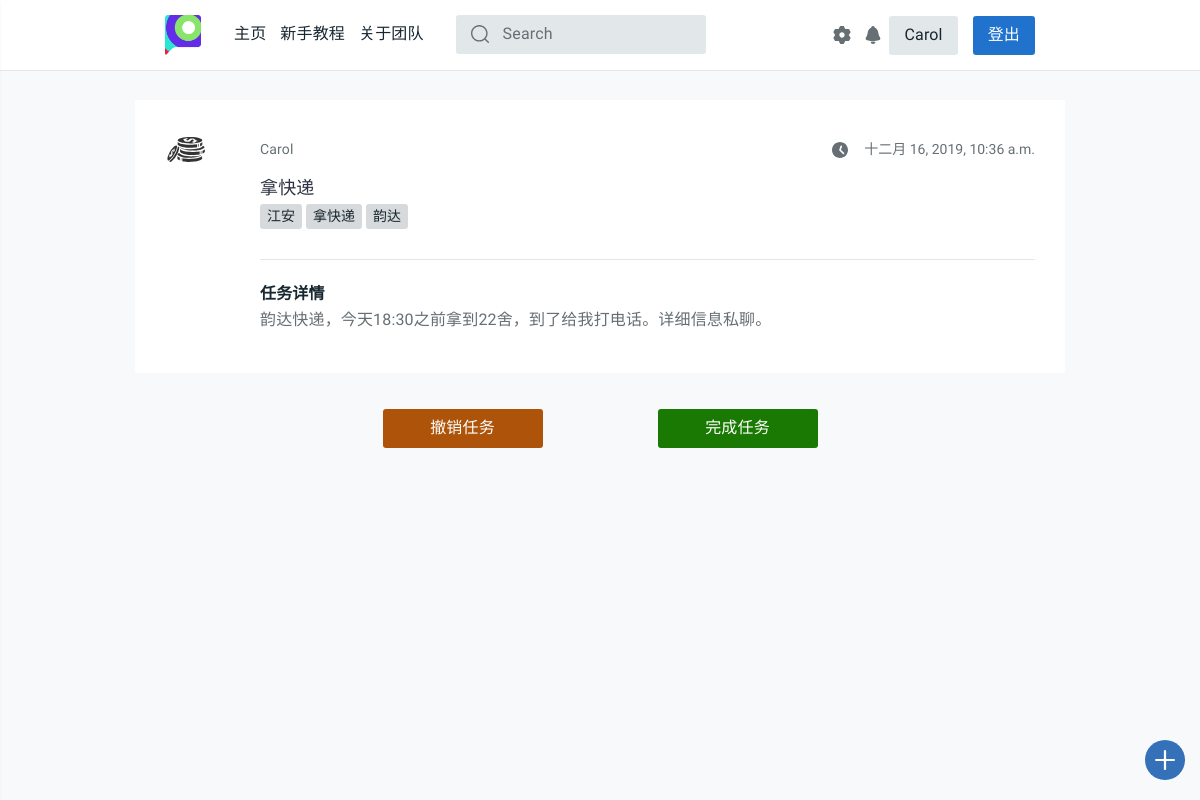
/detail/tk19/ (signed in), run on an earlier commit of the app's database.
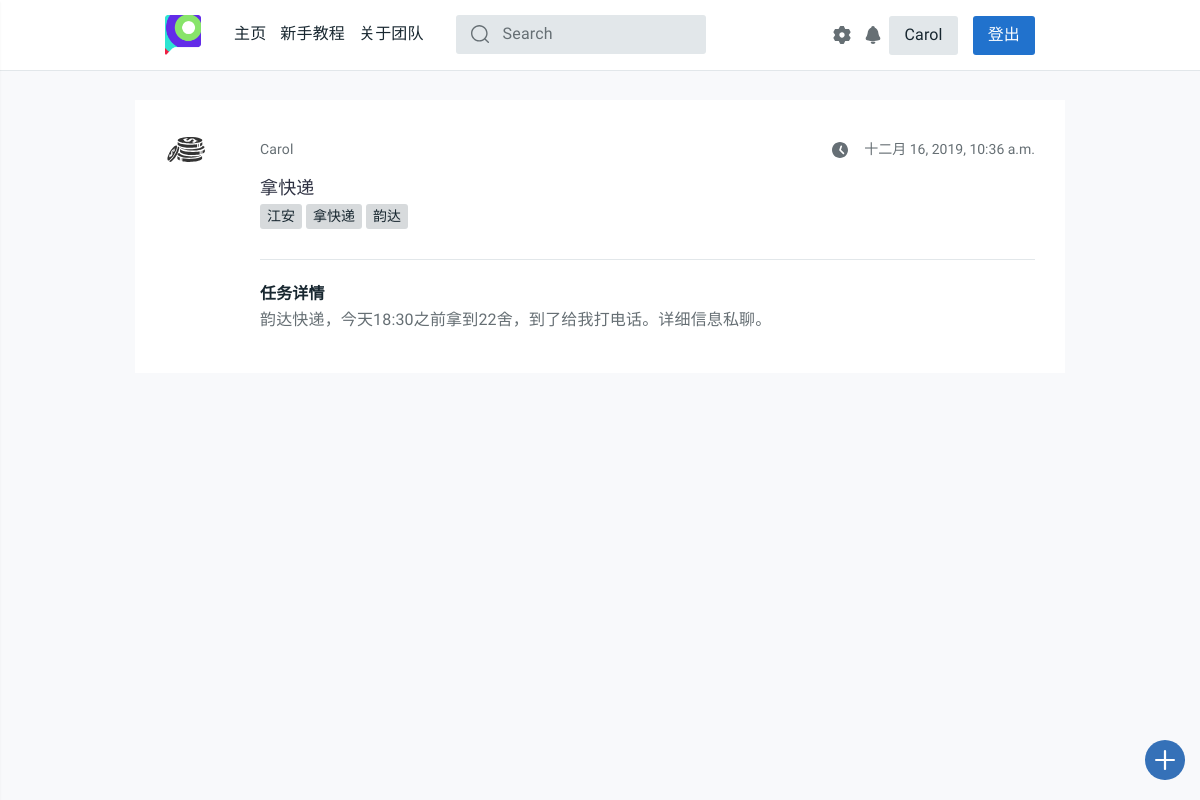
And on a later commit of the database.
### task_platform/views.py (the view, shortened to what this page needs)
# urls.py: path('detail/tk<int:task_id>/', views.detail, name='detail'),
def detail(request, task_id):
    username = request.session.get('user_name', None)
    if not username:
        return redirect('/login/')
    notice_room = '/chatroom/{}'.format(get_notice_room_id(username))
    notice_num = chatinfo_num(username)
    user = User.objects.get(name=username)
    student_id = user.stu_id
    phone = user.phone
    dept = user.dept
    if user.dept == 'None':
        dept = '暂无信息'
    task = get_object_or_404(Task, pk=task_id)
    tag_list = Task_tags.objects.filter(task_id=task.id)
    publisher = task.publisher
    pub_time = task.pub_time
    task_description = task.task_description
    task_detail = task.task_detail
    task_state = task.task_state
    task_class = task.task_class
    sort_choice_list = (
        '发布时间 最近', '发布时间 最远',
        '报价 最低', '报价 最高'
    )
    is_publisher = True
    if username != publisher:
        publisher = '匿名用户：{}'.format(
            random.choice(('金刚鹦鹉', '小牛', '小鹿', '北极熊', '天辉', '夜魇'))
        )
        is_publisher = False
    message = ''
    user_task_list = User_task.objects.filter(task_id=task_id)
    percentage = settings.PERCENTAGE
    is_receiver = (Task_receive.objects.filter(task_id=task.id, username=username).count() != 0)
    def is_overtime(task):
        return (
            task.task_state == '进行中'
            and timezone.now() > task.begin_time + timedelta(
                0, # 天
                float(task.expected_time_consuming) * 3600 # 秒
            )
        )
    return render(request, 'task_platform/detail.html', locals())

### task_platform/models.py (called while the page is built)
    def __str__(self):
        return self.sig_tag

### task_platform/views.py (called while the page is built)
@csrf_exempt
def get_notice_room_id(username):
    md5 = hashlib.md5()
    md5.update(username.encode())
    return md5.hexdigest()

def chatinfo_num(username):
    withs = Withdraw.objects.filter(username=username, state='完成', noticed=False)
    for each_with in withs:
        send_notice(username, '恭喜您，您于{}发起的提现{}元的请求已经接受，请查看您支付宝余额，如果有问题请联系platform_office@163.com。'.format(each_with.start_time.strftime('%Y-%m-%d %M:%H:%S'), each_with.money))
        each_with.noticed = True
        each_with.save()
    chatnum = ChatVision.objects.filter(username=username, has_seen=False).count()
    return chatnum

### task_platform/templates/task_platform/detail.html (shortened to what the changed rows need)
{% extends 'task_platform/base.html' %}
{% load staticfiles %}
{% block content %}
<main id="tt-pageContent">
  <div class="container">
    <div class="tt-single-topic-list">
        {% if task_state == "未开始" and username == publisher %}
          {% if message %}
            <label>{{ message }}</label>
          {% endif %}
          <form class="form-default" method='POST'>
            {% csrf_token %}
            {% if user_task_list %}
            <div class="container">
            <div class="tt-topic-list">
            <div class="tt-list-header" style="background-color:#f8f9fb">
              <div class="tt-col-value" style="width: 90%;"><center>描述</center></div>
              <div class="tt-col-category" style="width: 17%">赏金要求</div>
              <div class="tt-col-value" style="width: 20%;padding-left:2%">选择报价</div>
              <div class="tt-col-value hide-mobile" style="width: 10%;padding:0%">发布时间</div>
            </div>
              {% for sig in user_task_list %}
                <div class="tt-item">
                <div class="tt-col-value" style="width: 90%;">{{ sig.description }}</div>
                <div class="tt-col-value" style="width: 17%"><span name="sub_money" >{{ sig.submit_money }}</span>
                          <span id="perc" style="display:none;">{{ percentage }}</span>
                          <span name="class_" style="display:none;">{{ task_class }}</span></div>
                <div class="tt-col-value" style="width: 20%;padding-left:2%">
                <input name="accept" type="checkbox" id={{ sig.username }} value={{ sig.username }} style="">
                <label class="square" for={{ sig.username }}></label>
                {% comment %} <input name="accept" type="checkbox" id={{ sig.username}} value={{ sig.username }} style=""/> {% endcomment %}
                </div>
                <div class="tt-col-value hide-mobile" style="width: 10%;padding:0%">{{ sig.pub_time }}</div>
                </div>
              {% endfor %}
            </div>
            <div style="height:60px">
            </div>
            </div>
              <center><input onclick="return confirm('确定要提交?')" type="submit" class="btn btn-secondary" style="background-color: #cd6521" value="开始任务" ></center>
            {% else %}
            <div class="tt-single-topic" style="text-align:center;">
              <span style="position:relative;">
                <font style="font-size:20px;color:#000000">
                  暂无报价！
                </font>
              </span>
            </div>
            {% endif %}
          </form>
        {% elif task_state == "进行中" and username == publisher and task_class == "赏金模式"%}
          <form class="form-default" method="POST">
            <div class="tt-wrapper-inner">
              <div class="pt-editor form-default">
                <div class="pt-row"style="text-align:center">
                    <input type="submit" name="revoke_btn" style="margin-left:25%; background-color:rgb(173, 84, 10);" class="btn btn-secondary btn-width-lg" value="撤销任务"></input>
                    <input type="submit" name="complete_btn" style="margin-right:25%;background-color:rgb(26, 121, 2);" class="btn btn-secondary btn-width-lg" value="完成任务"></input>
                </div>
              </div>
          </form>
        {% endif %}
      </div>
    </div>
</main>
{% endblock %}

What changed in the data, as far as the page shows it:
changed Task "拿快递": task_state "进行中" → "中止" (drawn)
Also different on the page:
form field revoke_btn: "撤销任务" → (not shown)
form field complete_btn: "完成任务" → (not shown)
